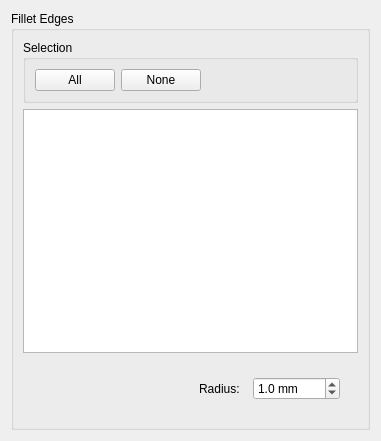
<?xml version="1.0" encoding="UTF-8"?>
<ui version="4.0">
 <class>PartGui::DlgFilletEdges</class>
 <widget class="QWidget" name="PartGui::DlgFilletEdges">
  <property name="geometry">
   <rect>
    <x>0</x>
    <y>0</y>
    <width>381</width>
    <height>441</height>
   </rect>
  </property>
  <property name="windowTitle">
   <string>Fillet Expert</string>
  </property>
  <layout class="QGridLayout" name="gridLayout_3">
   <item row="0" column="0">
    <widget class="QGroupBox" name="groupBox_2">
     <property name="title">
      <string>Fillet Edges</string>
     </property>
     <layout class="QVBoxLayout" name="verticalLayout">
      <item>
       <widget class="QGroupBox" name="groupBox_3">
        <property name="title">
         <string>Selection</string>
        </property>
        <layout class="QGridLayout" name="gridLayout">
         <item row="0" column="3">
          <spacer name="horizontalSpacer">
           <property name="orientation">
            <enum>Qt::Horizontal</enum>
           </property>
           <property name="sizeHint" stdset="0">
            <size>
             <width>221</width>
             <height>20</height>
            </size>
           </property>
          </spacer>
         </item>
         <item row="0" column="1" colspan="2">
          <widget class="QPushButton" name="selectNoneButton">
           <property name="text">
            <string>None</string>
           </property>
          </widget>
         </item>
         <item row="0" column="0">
          <widget class="QPushButton" name="selectAllButton">
           <property name="text">
            <string>All</string>
           </property>
          </widget>
         </item>
        </layout>
       </widget>
      </item>
      <item>
       <widget class="QTreeView" name="treeView"/>
      </item>
      <item>
       <widget class="QWidget" name="widget_2" native="true">
        <layout class="QHBoxLayout" name="horizontalLayout_2">
         <item>
          <spacer name="horizontalSpacer_2">
           <property name="orientation">
            <enum>Qt::Horizontal</enum>
           </property>
           <property name="sizeHint" stdset="0">
            <size>
             <width>172</width>
             <height>20</height>
            </size>
           </property>
          </spacer>
         </item>
         <item>
          <widget class="QWidget" name="widget" native="true">
           <layout class="QHBoxLayout" name="horizontalLayout">
            <item>
             <widget class="QLabel" name="label">
              <property name="text">
               <string>Radius:  </string>
              </property>
             </widget>
            </item>
            <item>
             <widget class="QDoubleSpinBox" name="radiusValue">
              <property name="minimumSize">
               <size>
                <width>50</width>
                <height>0</height>
               </size>
              </property>
              <property name="inputMethodHints">
               <set>Qt::ImhNone</set>
              </property>
              <property name="correctionMode">
               <enum>QAbstractSpinBox::CorrectToNearestValue</enum>
              </property>
              <property name="suffix">
               <string> mm</string>
              </property>
              <property name="decimals">
               <number>1</number>
              </property>
              <property name="maximum">
               <double>2147483647.000000000000000</double>
              </property>
              <property name="singleStep">
               <double>0.100000000000000</double>
              </property>
              <property name="stepType">
               <enum>QAbstractSpinBox::DefaultStepType</enum>
              </property>
              <property name="value">
               <double>1.000000000000000</double>
              </property>
             </widget>
            </item>
           </layout>
          </widget>
         </item>
        </layout>
       </widget>
      </item>
     </layout>
    </widget>
   </item>
  </layout>
 </widget>
 <tabstops>
  <tabstop>treeView</tabstop>
 </tabstops>
 <resources/>
 <connections/>
</ui>
